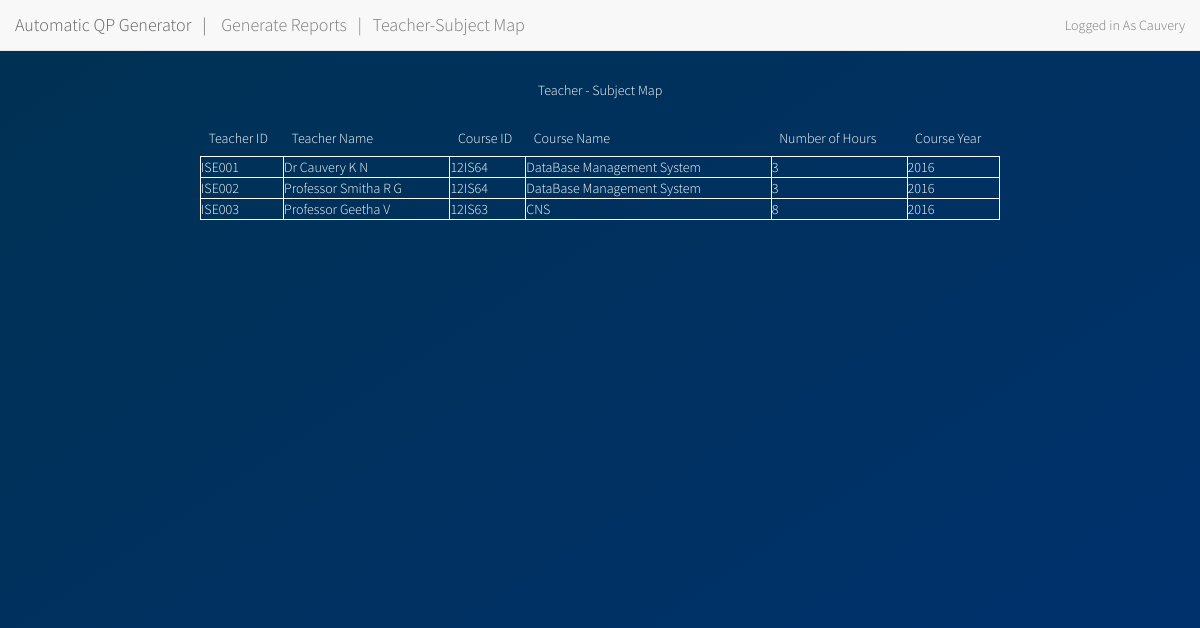
/admin/teachsub.php (signed in), run on the app's committed database.
### tables this page shows
CREATE TABLE `handled_by` (
  `Teacher_ID` varchar(20) NOT NULL DEFAULT '',
  `Course_ID` varchar(10) NOT NULL DEFAULT '',
  `No_of_Hours` int(5) DEFAULT NULL,
  `Course_Year` int(5) NOT NULL DEFAULT '0'
);

CREATE TABLE `teacher` (
  `FName` varchar(20) DEFAULT NULL,
  `MName` varchar(20) DEFAULT NULL,
  `LName` varchar(20) DEFAULT NULL,
  `Teacher_ID` varchar(20) NOT NULL,
  `Designation` varchar(20) DEFAULT NULL,
  `Dep_ID` varchar(10) DEFAULT NULL,
  `HOD_ID` varchar(20) DEFAULT NULL,
  `Password` varchar(1000) DEFAULT NULL
);

CREATE TABLE `course` (
  `Semester` int(10) DEFAULT NULL,
  `Course_ID` varchar(10) NOT NULL,
  `Credits` int(5) DEFAULT NULL,
  `Course_Tyoe` varchar(20) DEFAULT NULL,
  `Dept_ID` varchar(10) DEFAULT NULL,
  `Course_Name` varchar(50) DEFAULT NULL
);

### admin/teachsub.php (the view, shortened to what this page needs)
<!DOCTYPE html>
<?php
$result = mysql_query("SELECT * FROM Handled_By");
echo "<div class = 'wrapper'>
		<div class = 'container'>";
echo "Teacher - Subject Map<br><br>";
echo "<center><table>
<tr>
<th>Teacher ID</th>
<th>Teacher Name</th>
<th>Course ID</th>
<th>Course Name</th>
<th>Number of Hours</th>
<th>Course Year</th>
</tr>";
while($row1 = mysql_fetch_array($result))
{
echo "<tr>";
echo "<td>" . $row1['Teacher_ID'] . "</td>";
$tid=$row1['Teacher_ID'];
$sql = "select 	Designation,FName,MName,LName from Teacher where Teacher_ID='$tid'";
$result2 = mysql_query($sql);
$mname=mysql_result($result2,0,3);
$lname=mysql_result($result2,0,2);
$fname=mysql_result($result2,0,1);
$desg=mysql_result($result2,0,0);
echo "<td>" .$desg.' '.$fname.' '.$mname.' '.$lname.' '."</td>";
echo "<td>" .$row1['Course_ID'] . "</td>";
$n=$row1['Course_ID'];
$sql = "select Course_Name from Course where Course_ID='$n'";
$result1 = mysql_query($sql);
$name=mysql_result($result1,0);
echo "<td>" . $name. "</td>";
echo "<td>" . $row1['No_of_Hours'] . "</td>";
echo "<td>" . $row1['Course_Year'] . "</td>";
echo "</tr>";
}
?>
<head>
  <link rel="stylesheet" href="http://maxcdn.bootstrapcdn.com/bootstrap/3.3.6/css/bootstrap.min.css">
  <link rel='stylesheet' href='style.css'></head>
  <body>
  <nav class="navbar navbar-default navbar-fixed-top">
  <div class="container-fluid">
    <div class="navbar-header">
      <a class="navbar-brand">Automatic QP Generator &nbsp   |  </a>
    </div>
	  <a class="navbar-brand" href='admindash.php'>Generate Reports  &nbsp |  &nbsp Teacher-Subject Map</a>
    <div class="collapse navbar-collapse" id="myNavbar">
      <ul class="nav navbar-nav navbar-right">
        <li><a href="admindash.php">Logged in As     <?php echo $_SESSION["username"]; ?></a></li>
      </ul>
    </div>
  </div>
</nav>

### admin/style.css (style rules this page uses)
* { box-sizing: border-box; margin: 0; padding: 0; font-weight: 300; }
body { font-family: 'Source Sans Pro', sans-serif; color: white; font-weight: 300; }
.wrapper { background: #50a3a2; background: -webkit-linear-gradient(top left, #003153 0%, #003170 100%); background: linear-gradient(to bottom right, #003153 0%, #003170 100%); position: absolute; top: 0%; left: 0; width: 100%; height: 100%; margin-top: 0; overflow: scroll; }
.container { max-width: 800px; margin: 0 auto; padding: 80px 0; height: 600px; text-align: center; }
table { border: 1px solid white; width: 100%; }
table, th { border: none; padding: 1%; background: transparent; }
table,td { border: 1px solid white; border-collapse: collapse; }
table,tr { padding: 10%; border: none; }

### data on the page
handled_by: Teacher_ID "ISE001", Teacher_ID.Designation "Dr", Teacher_ID.FName "Cauvery", Teacher_ID.LName "K", Teacher_ID.MName "N", Course_ID "12IS64", Course_ID.Course_Name "DataBase Management System", No_of_Hours "3", Course_Year "2016"
handled_by: Teacher_ID "ISE002", Teacher_ID.Designation "Professor", Teacher_ID.FName "Smitha", Teacher_ID.LName "R", Teacher_ID.MName "G", Course_ID "12IS64", Course_ID.Course_Name "DataBase Management System", No_of_Hours "3", Course_Year "2016"
handled_by: Teacher_ID "ISE003", Teacher_ID.Designation "Professor", Teacher_ID.FName "Geetha", Teacher_ID.LName "V", Course_ID "12IS63", Course_ID.Course_Name "CNS", No_of_Hours "8", Course_Year "2016"

### other printed values
$_SESSION["username"] "Cauvery"
